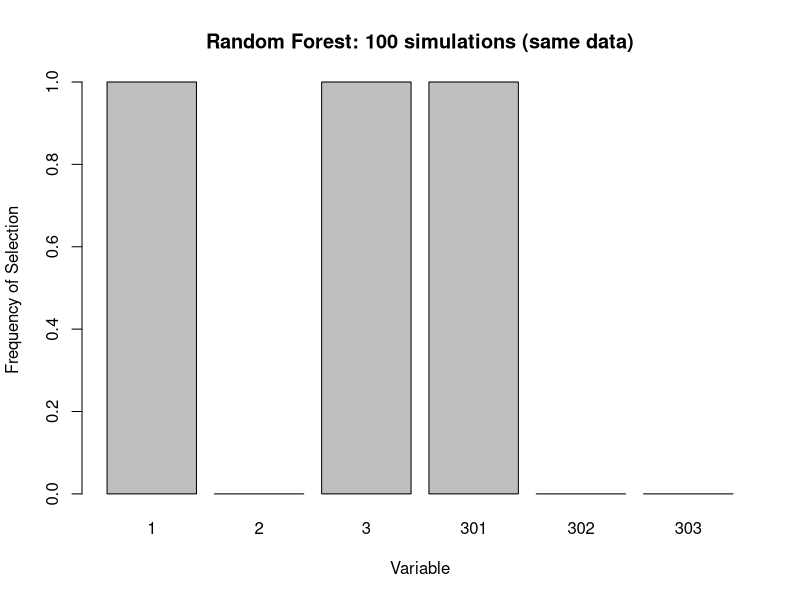
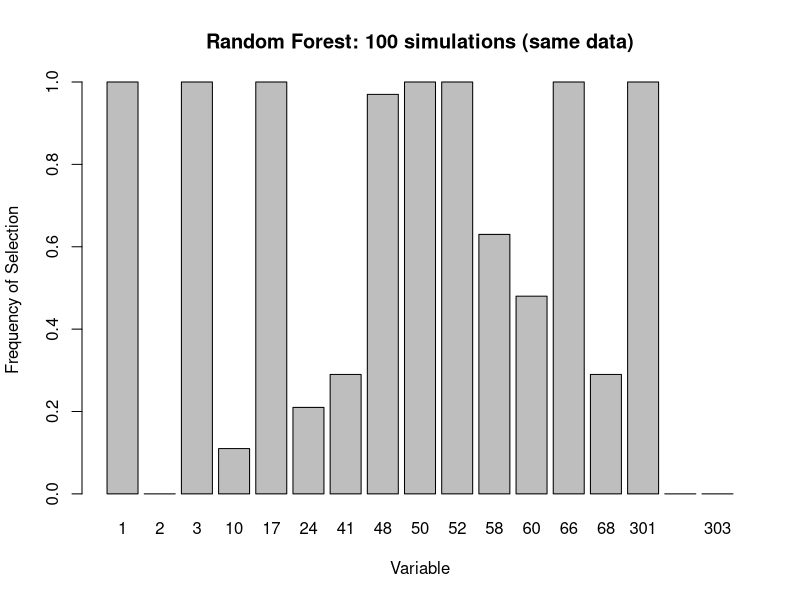
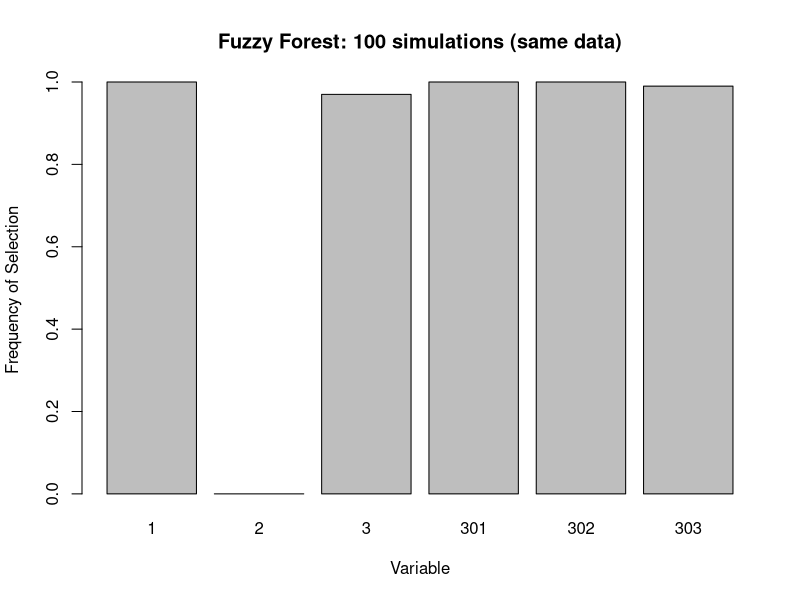
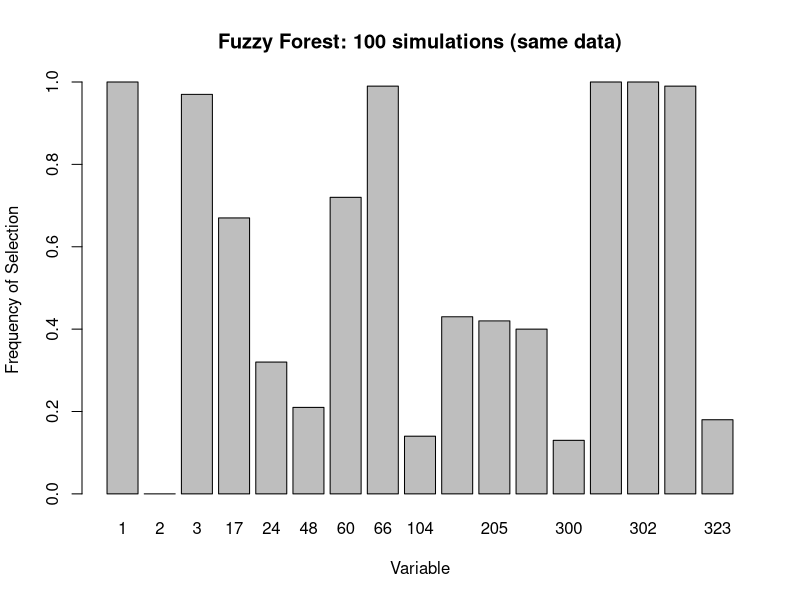

The R script that drew these images, in order: (Note: this script raises an error after producing the figures.)
## ---- chunk 1
knitr::opts_chunk$set(echo = TRUE)
library(dplyr)
library(ggplot2)
## ---- chunk 2

data <- read.csv('results_rf.csv')
X <- data[,-ncol(data)] # remove last column (error)
X <- X[,-1] # remove ID variabla 'X'

imp_var = c(1,2,3,301,302,303) # variables of interest
selected_var <- c(which(X[101,]>0.1)) #  variables selected at frequency above 10%
var_both <- unique(c(imp_var,selected_var)) # variables selcted at above 10% and original variables of interest


freq <- as.numeric(X[101,imp_var])
barplot(freq~imp_var,
        main="Random Forest: 100 simulations (same data)", ylab = 'Frequency of Selection', xlab = 'Variable')

freq_both <- as.numeric(X[101,var_both])
barplot(freq_both~var_both,
        main="Random Forest: 100 simulations (same data)", ylab = 'Frequency of Selection', xlab = 'Variable')


## ---- chunk 3

data <- read.csv('results_ff.csv')
X <- data[,-ncol(data)] # remove last column (error)
X <- X[,-1] # remove ID variabla 'X'

imp_var = c(1,2,3,301,302,303) # variables of interest
selected_var <- c(which(X[101,]>0.1)) #  variables selected at frequency above 10%
var_both <- unique(c(imp_var,selected_var)) # variables selcted at above 10% and original variables of interest


freq <- as.numeric(X[101,imp_var])
barplot(freq~imp_var,
        main="Fuzzy Forest: 100 simulations (same data)", ylab = 'Frequency of Selection', xlab = 'Variable')

freq_both <- as.numeric(X[101,var_both])
barplot(freq_both~var_both,
        main="Fuzzy Forest: 100 simulations (same data)", ylab = 'Frequency of Selection', xlab = 'Variable')


## ---- chunk 4

data <- read.csv('rf_dif_data.csv')
X <- data[,-ncol(data)] # remove last column (error)
X <- X[,-1] # remove ID variabla 'X'

imp_var = c(1,2,3,301,302,303) # variables of interest
selected_var <- c(which(X[101,]>0.2)) #  variables selected at frequency above 10%
var_both <- unique(c(imp_var,selected_var)) # variables selcted at above 10% and original variables of interest


freq <- as.numeric(X[101,imp_var])
barplot(freq~imp_var,
        main="Random Forest: 100 simulations (different data)", ylab = 'Frequency of Selection', xlab = 'Variable')

freq_both <- as.numeric(X[101,var_both])
barplot(freq_both~var_both,
        main="Random Forest: 100 simulations (different data)", ylab = 'Frequency of Selection', xlab = 'Variable')


## ---- chunk 5

data <- read.csv('ff_dif_data.csv')
X <- data[,-ncol(data)] # remove last column (error)
X <- X[,-1] # remove ID variabla 'X'

imp_var = c(1,2,3,301,302,303) # variables of interest
selected_var <- c(which(X[101,]>0.2)) #  variables selected at frequency above 10%
var_both <- unique(c(imp_var,selected_var)) # variables selcted at above 10% and original variables of interest


# freq <- as.numeric(X[101,imp_var])
# barplot(freq~imp_var,
#         main="Fuzzy Forest: 100 simulations (different data)", ylab = 'Frequency of Selection', xlab = 'Variable')
# 
# freq_both <- as.numeric(X[101,var_both])
# barplot(freq_both~var_both,
#         main="Fuzzy Forest: 100 simulations (different data)", ylab = 'Frequency of Selection', xlab = 'Variable')


